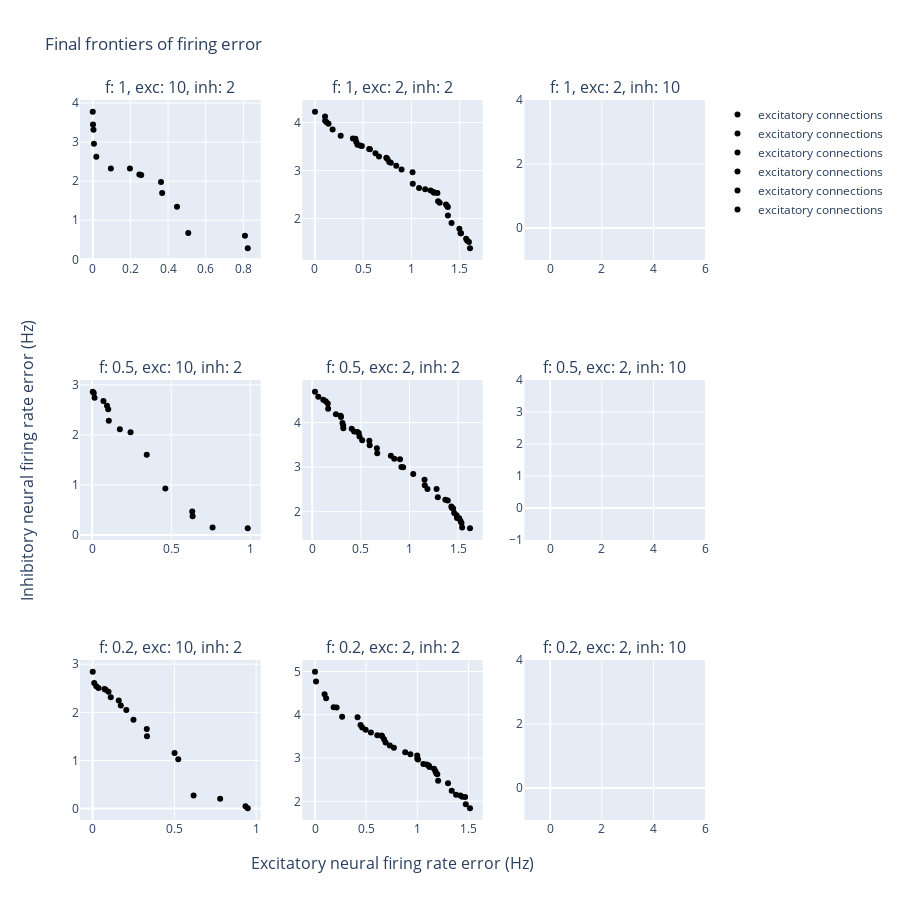

Write notebook code for a chart like this one.
### Markdown cell above
## Constrained search
Attempted to reduce errors by reducing the set of solutions that are accepted into the frontier. With a fixed max error of 5 the search has much hight errors for all combanations, and finds no possible solutions with a firing rate of 10,2.

### Code cell
plot_3x3_grid('/Users/fitzgerald/thesis/src/results/constrained-firing/constraint')

### Figure 1 — Plotly figure (JSON) as saved in the notebook; plotly's stock layout.template omitted (floating-point values rounded to 4 significant figures)
{"data": [{"marker": {"color": "black"}, "mode": "markers", "name": "excitatory connections", "type": "scatter", "x": [0.4475, 0.01875, 0.3625, 0.8237, 0.8087, 0.09625, 0.3687, 0.5075, 0.2575, 0.1975, 0.00625, 0.00375, 0.2475, 0, 0.00125], "xaxis": "x", "y": [1.346, 2.626, 1.979, 0.2837, 0.6025, 2.326, 1.697, 0.6762, 2.159, 2.324, 2.959, 3.316, 2.175, 3.779, 3.453], "yaxis": "y"}, {"marker": {"color": "black"}, "mode": "markers", "name": "excitatory connections", "type": "scatter", "x": [1.606, 1.011, 0.8975, 1.014, 0.105, 0.1838, 1.143, 1.079, 0.8425, 0.6275, 1.377, 1.496, 1.276, 0.6638, 1.234, 0.3937, 1.566, 0.1413, 0.4863, 1.228, 1.357, 1.514, 0.5625, 0.74, 1.595, 0.1225, 0.7862, 0.57, 1.376, 0.4288, 0.7512, 0.77, 0.42, 1.509, 0.4412, 1.576, 1.371, 0.4688, 1.292, 0.1062, 1.415, 0.00125, 0.2675, 1.269, 1.199], "xaxis": "x2", "y": [1.38, 2.965, 3.019, 2.725, 4.124, 3.853, 2.611, 2.635, 3.101, 3.359, 2.064, 1.784, 2.36, 3.294, 2.536, 3.665, 1.576, 3.975, 3.509, 2.551, 2.293, 1.694, 3.446, 3.266, 1.511, 4.003, 3.163, 3.445, 2.237, 3.595, 3.24, 3.179, 3.659, 1.695, 3.539, 1.544, 2.254, 3.522, 2.329, 4.034, 1.906, 4.224, 3.724, 2.533, 2.581], "yaxis": "y2"}, {"marker": {"color": "black"}, "mode": "markers", "name": "excitatory connections", "type": "scatter", "x": [], "xaxis": "x3", "y": [], "yaxis": "y3"}, {"marker": {"color": "black"}, "mode": "markers", "name": "excitatory connections", "type": "scatter", "x": [0.01, 0.105, 0.345, 0.175, 0.4625, 0.635, 0.9838, 0.2425, 0.00375, 0.6325, 0.09375, 0.1012, 0.7612, 0.07125, 0.015], "xaxis": "x4", "y": [2.836, 2.281, 1.602, 2.11, 0.9275, 0.3737, 0.135, 2.053, 2.861, 0.4675, 2.581, 2.511, 0.15, 2.678, 2.741], "yaxis": "y4"}, {"marker": {"color": "black"}, "mode": "markers", "name": "excitatory connections", "type": "scatter", "x": [1.46, 1.394, 1.489, 0.5875, 0.1638, 1.369, 0.2962, 1.485, 0.1138, 0.935, 1.449, 0.1387, 0.6687, 0.2437, 0.0625, 1.291, 0.665, 0.9025, 0.8088, 1.535, 1.431, 1.039, 0.4312, 1.511, 1.185, 0.02875, 1.155, 0.9175, 0.4062, 0.4788, 0.4863, 0.465, 0.3188, 0.5137, 0.3113, 0.32, 1.157, 0.2925, 1.623, 1.435, 1.541, 1.279, 1.525, 0.16, 0.8438, 0.5913], "xaxis": "x5", "y": [1.969, 2.253, 1.861, 3.594, 4.31, 2.27, 4.126, 1.921, 4.509, 2.996, 2.074, 4.475, 3.312, 4.186, 4.576, 2.321, 3.424, 3.174, 3.256, 1.749, 2.115, 2.845, 3.796, 1.854, 2.511, 4.69, 2.717, 3.001, 3.862, 3.765, 3.685, 3.788, 3.931, 3.603, 3.991, 3.871, 2.594, 4.15, 1.629, 2.089, 1.644, 2.508, 1.794, 4.424, 3.185, 3.493], "yaxis": "y5"}, {"marker": {"color": "black"}, "mode": "markers", "name": "excitatory connections", "type": "scatter", "x": [], "xaxis": "x6", "y": [], "yaxis": "y6"}, {"marker": {"color": "black"}, "mode": "markers", "name": "excitatory connections", "type": "scatter", "x": [0.01, 0.935, 0.3312, 0.5238, 0.5013, 0.1113, 0.25, 0.03625, 0.00125, 0.78, 0.08, 0.3325, 0.1725, 0.0725, 0.9487, 0.16, 0.0225, 0.6175, 0.0975, 0.2062], "xaxis": "x7", "y": [2.607, 0.0475, 1.654, 1.024, 1.153, 2.314, 1.845, 2.506, 2.844, 0.2037, 2.469, 1.504, 2.144, 2.485, 0.00625, 2.244, 2.541, 0.2713, 2.43, 2.048], "yaxis": "y7"}, {"marker": {"color": "black"}, "mode": "markers", "name": "excitatory connections", "type": "scatter", "x": [1.468, 1.439, 0.6562, 1.164, 1.185, 1.336, 1, 1.204, 1.119, 0.6087, 1.176, 1.059, 1.091, 0.1825, 0.09375, 0.8813, 1.379, 1.007, 0.9988, 1.195, 0.9325, 1.421, 0.2112, 0.445, 1.474, 0.69, 0.675, 1.3, 0.7312, 0.7712, 0.65, 0.4163, 0.01, 0.265, 1.113, 0.1087, 0, 1.515, 0.5462, 0.4612, 0.495], "xaxis": "x8", "y": [2.101, 2.105, 3.504, 2.754, 2.646, 2.243, 2.985, 2.473, 2.794, 3.525, 2.699, 2.865, 2.853, 4.174, 4.474, 3.133, 2.154, 2.967, 3.061, 2.628, 3.086, 2.134, 4.169, 3.761, 1.93, 3.357, 3.435, 2.415, 3.288, 3.236, 3.521, 3.941, 4.769, 3.953, 2.828, 4.383, 4.994, 1.84, 3.588, 3.708, 3.652], "yaxis": "y8"}, {"marker": {"color": "black"}, "mode": "markers", "name": "excitatory connections", "type": "scatter", "x": [], "xaxis": "x9", "y": [], "yaxis": "y9"}], "layout": {"annotations": [{"font": {"size": 16}, "showarrow": false, "text": "f: 1, exc: 10, inh: 2", "x": 0.1444, "xanchor": "center", "xref": "paper", "y": 1, "yanchor": "bottom", "yref": "paper"}, {"font": {"size": 16}, "showarrow": false, "text": "f: 1, exc: 2, inh: 2", "x": 0.5, "xanchor": "center", "xref": "paper", "y": 1, "yanchor": "bottom", "yref": "paper"}, {"font": {"size": 16}, "showarrow": false, "text": "f: 1, exc: 2, inh: 10", "x": 0.8556, "xanchor": "center", "xref": "paper", "y": 1, "yanchor": "bottom", "yref": "paper"}, {"font": {"size": 16}, "showarrow": false, "text": "f: 0.5, exc: 10, inh: 2", "x": 0.1444, "xanchor": "center", "xref": "paper", "y": 0.6111, "yanchor": "bottom", "yref": "paper"}, {"font": {"size": 16}, "showarrow": false, "text": "f: 0.5, exc: 2, inh: 2", "x": 0.5, "xanchor": "center", "xref": "paper", "y": 0.6111, "yanchor": "bottom", "yref": "paper"}, {"font": {"size": 16}, "showarrow": false, "text": "f: 0.5, exc: 2, inh: 10", "x": 0.8556, "xanchor": "center", "xref": "paper", "y": 0.6111, "yanchor": "bottom", "yref": "paper"}, {"font": {"size": 16}, "showarrow": false, "text": "f: 0.2, exc: 10, inh: 2", "x": 0.1444, "xanchor": "center", "xref": "paper", "y": 0.2222, "yanchor": "bottom", "yref": "paper"}, {"font": {"size": 16}, "showarrow": false, "text": "f: 0.2, exc: 2, inh: 2", "x": 0.5, "xanchor": "center", "xref": "paper", "y": 0.2222, "yanchor": "bottom", "yref": "paper"}, {"font": {"size": 16}, "showarrow": false, "text": "f: 0.2, exc: 2, inh: 10", "x": 0.8556, "xanchor": "center", "xref": "paper", "y": 0.2222, "yanchor": "bottom", "yref": "paper"}, {"font": {"size": 16}, "showarrow": false, "text": "Excitatory neural firing rate error (Hz)", "x": 0.5, "xanchor": "center", "xref": "paper", "y": 0, "yanchor": "top", "yref": "paper", "yshift": -30}, {"font": {"size": 16}, "showarrow": false, "text": "Inhibitory neural firing rate error (Hz)", "textangle": -90, "x": 0, "xanchor": "right", "xref": "paper", "xshift": -40, "y": 0.5, "yanchor": "middle", "yref": "paper"}], "height": 900, "title": {"text": "Final frontiers of firing error"}, "width": 900, "xaxis": {"anchor": "y", "domain": [0, 0.2889]}, "xaxis2": {"anchor": "y2", "domain": [0.3556, 0.6444]}, "xaxis3": {"anchor": "y3", "domain": [0.7111, 1]}, "xaxis4": {"anchor": "y4", "domain": [0, 0.2889]}, "xaxis5": {"anchor": "y5", "domain": [0.3556, 0.6444]}, "xaxis6": {"anchor": "y6", "domain": [0.7111, 1]}, "xaxis7": {"anchor": "y7", "domain": [0, 0.2889]}, "xaxis8": {"anchor": "y8", "domain": [0.3556, 0.6444]}, "xaxis9": {"anchor": "y9", "domain": [0.7111, 1]}, "yaxis": {"anchor": "x", "domain": [0.7778, 1]}, "yaxis2": {"anchor": "x2", "domain": [0.7778, 1]}, "yaxis3": {"anchor": "x3", "domain": [0.7778, 1]}, "yaxis4": {"anchor": "x4", "domain": [0.3889, 0.6111]}, "yaxis5": {"anchor": "x5", "domain": [0.3889, 0.6111]}, "yaxis6": {"anchor": "x6", "domain": [0.3889, 0.6111]}, "yaxis7": {"anchor": "x7", "domain": [0, 0.2222]}, "yaxis8": {"anchor": "x8", "domain": [0, 0.2222]}, "yaxis9": {"anchor": "x9", "domain": [0, 0.2222]}}}
